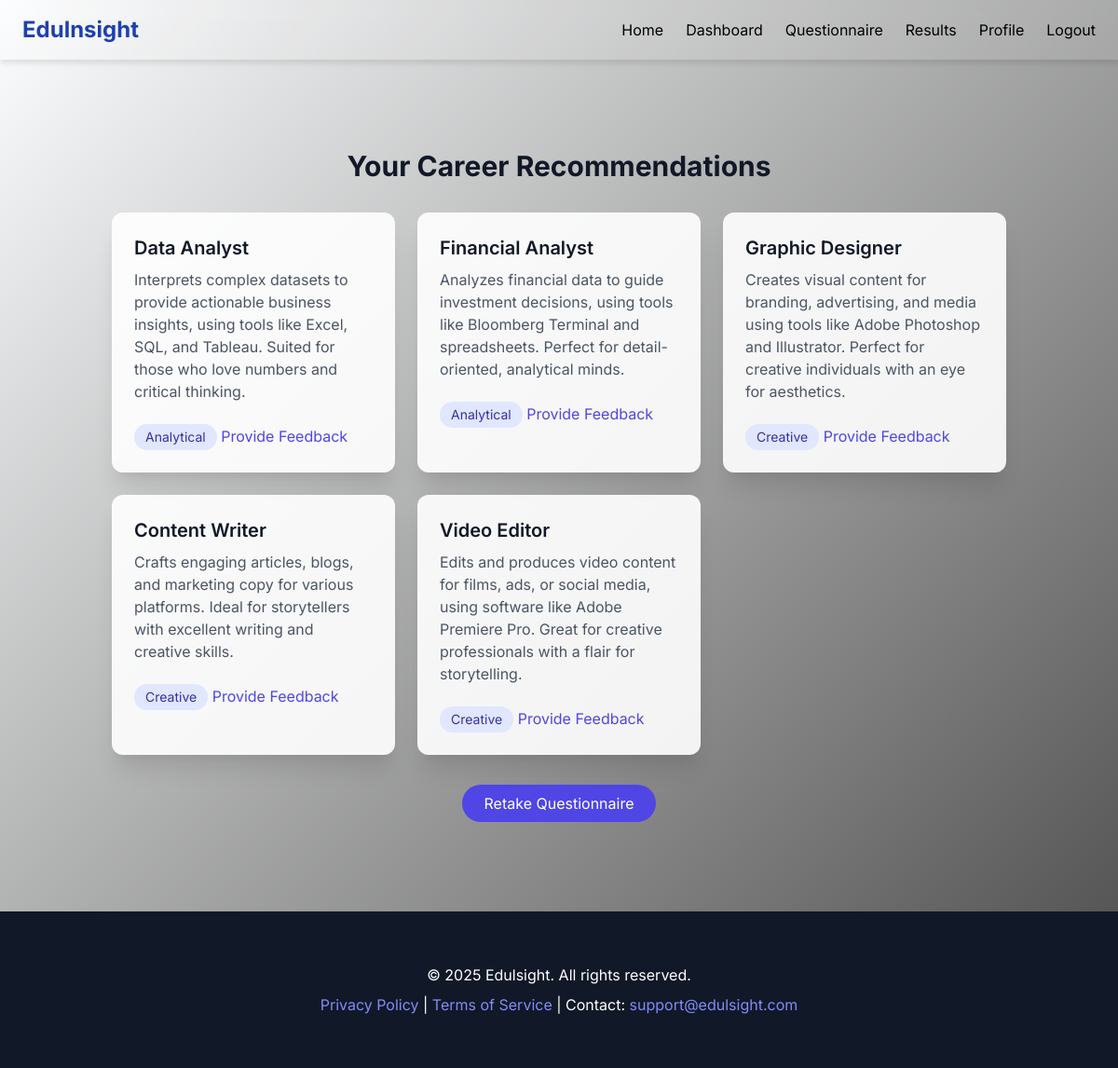
The app's page /career-results/ (signed in) with its own data.
### new_app/models.py (models this page shows)
class Career(models.Model):
    name = models.CharField(max_length=100)
    description = models.TextField()
    category = models.CharField(max_length=50)
    is_active = models.BooleanField(default=True)

### new_app/views.py (the view)
# urls.py: path('career-results/', views.career_results, name='career_results'),
@login_required
def career_results(request):
    student = request.user.student
    if request.method == 'POST' and 'retake' in request.POST:
        print(f"Retaking questionnaire for student: {student}")  # Debug
        Answer.objects.filter(student=student).delete()
        cache.delete('questions')  # Clear cache
        messages.success(request, 'Questionnaire reset. Start answering again.')
        return redirect('career_questionnaire')
    answers = Answer.objects.filter(student=student)
    print(f"Found {answers.count()} answers")  # Debug
    careers = []
    message = None
    categories = ['Tech', 'Creative', 'Analytical', 'Collaborative']
    if not answers.exists():
        message = 'No answers found. Please complete the questionnaire or retake it.'
    else:
        score_vector = [0] * len(categories)
        counts = [0] * len(categories)
        for answer in answers:
            try:
                idx = categories.index(answer.question.category)
                score_vector[idx] += answer.score
                counts[idx] += 1
            except ValueError:
                print(f"Invalid category for question {answer.question.id}: {answer.question.category}")
                continue
        score_vector = [s / c if c > 0 else 0 for s, c in zip(score_vector, counts)]
        print(f"Score vector: {score_vector}")  # Debug
        top_categories = sorted(
            [(score, cat) for score, cat in zip(score_vector, categories) if score > 0],
            reverse=True
        )[:2]
        print(f"Top categories: {top_categories}")  # Debug
        if not top_categories:
            message = 'No valid scores. Please retake the questionnaire.'
            careers = Career.objects.filter(is_active=True)[:3]
            print(f"Default careers: {careers.count()}")  # Debug
        else:
            for score, category in top_categories:
                category_careers = Career.objects.filter(category=category, is_active=True)[:3]
                print(f"Careers in {category}: {category_careers.count()}")  # Debug
                careers.extend(category_careers)
        if not careers:
            message = 'No careers found for your top categories. Please retake the questionnaire.'
            careers = Career.objects.filter(is_active=True)[:3]
            print(f"Fallback careers: {careers.count()}")  # Debug
    return render(request, 'career_results.html', {
        'careers': careers,
        'message': message
    })

### new_app/templates/career_results.html (shortened to what this page needs)
{% extends "base.html" %}
{% load static %}
{% block content %}
<div class="container mx-auto px-4 py-8">
    <h2 class="text-3xl font-bold text-gray-900 text-center mb-8 animate-slide-up">Your Career Recommendations</h2>
    {% if careers %}
        <div class="grid grid-cols-1 md:grid-cols-2 lg:grid-cols-3 gap-6">
            {% for career in careers %}
                <div class="bg-white bg-opacity-90 backdrop-blur-md p-6 rounded-xl shadow-xl hover:shadow-2xl transition duration-300 animate-scale-in">
                    <h3 class="text-xl font-semibold text-gray-900 mb-2">{{ career.name }}</h3>
                    <p class="text-gray-600 mb-4">{{ career.description }}</p>
                    <span class="inline-block bg-indigo-100 text-indigo-800 text-sm px-3 py-1 rounded-full">{{ career.category }}</span>
                    <a href="{% url 'submit_feedback' career.id %}" class="inline-block text-indigo-600 hover:underline mt-2">Provide Feedback</a>
                </div>
            {% endfor %}
        </div>
        <div class="text-center mt-8">
            <form method="post" action="{% url 'career_results' %}">
                <button type="submit" class="inline-block bg-indigo-600 text-white px-6 py-2 rounded-full hover:bg-indigo-700 transition duration-300">Retake Questionnaire</button>
            </form>
        </div>
    {% endif %}
</div>
{% endblock %}

### new_app/templates/base.html (style rules this page uses)
body { font-family: 'Inter', sans-serif; background: linear-gradient(135deg, #fdfeff, #494949); min-height: 100vh; margin: 0; }

### new_app/templates/career_results.html (style rules this page uses)
.animate-scale-in { animation: scaleIn 0.5s ease-out forwards; }
.animate-slide-up { animation: slideUp 0.8s ease-out forwards; }

### records on screen
Career: name "Data Analyst", description "Interprets complex datasets to provide actionable business insights, using tools like Excel, SQL, and Tableau. Suited for those who love numbers and critical thinking.", category "Analytical"
Career: name "Financial Analyst", description "Analyzes financial data to guide investment decisions, using tools like Bloomberg Terminal and spreadsheets. Perfect for detail-oriented, analytical minds.", category "Analytical"
Career: name "Graphic Designer", description "Creates visual content for branding, advertising, and media using tools like Adobe Photoshop and Illustrator. Perfect for creative individuals with an eye for aesthetics.", category "Creative"
Career: name "Content Writer", description "Crafts engaging articles, blogs, and marketing copy for various platforms. Ideal for storytellers with excellent writing and creative skills.", category "Creative"
Career: name "Video Editor", description "Edits and produces video content for films, ads, or social media, using software like Adobe Premiere Pro. Great for creative professionals with a flair for storytelling.", category "Creative"
